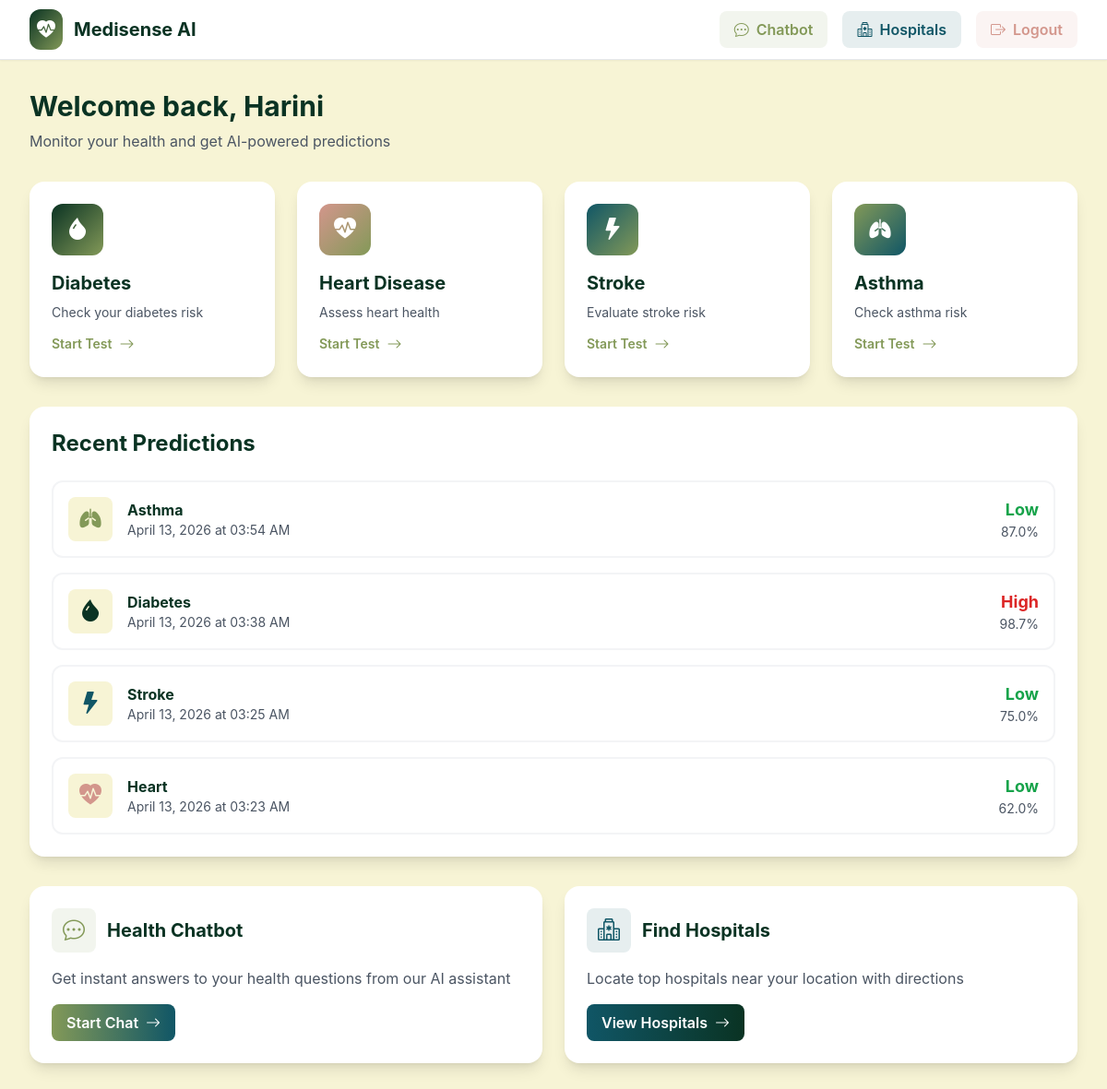
Screenshot of /dashboard (signed in) with the database file from the repository.
### multi_disease/database.py (models this page shows, shortened)
class User(db.Model):
    __tablename__ = 'users'
    id = db.Column(db.Integer, primary_key=True)
    email = db.Column(db.String(120), unique=True, nullable=False)
    password_hash = db.Column(db.String(255), nullable=False)
    parent_email = db.Column(db.String(120), nullable=False)
    latitude = db.Column(db.Float, nullable=False)
    longitude = db.Column(db.Float, nullable=False)
    created_at = db.Column(db.DateTime, default=datetime.utcnow)
    predictions = db.relationship('Prediction', backref='user', lazy=True)

class Prediction(db.Model):
    __tablename__ = 'predictions'
    id = db.Column(db.Integer, primary_key=True)
    user_id = db.Column(db.Integer, db.ForeignKey('users.id'), nullable=False)
    disease_type = db.Column(db.String(50), nullable=False)
    prediction_result = db.Column(db.String(20), nullable=False)
    risk_score = db.Column(db.Float, nullable=False)
    risk_category = db.Column(db.String(20), nullable=False)
    input_features = db.Column(db.Text, nullable=False)
    gemini_recommendation = db.Column(db.Text, nullable=True)
    hospitals = db.Column(db.Text, nullable=True)
    created_at = db.Column(db.DateTime, default=datetime.utcnow)

### multi_disease/app.py (the view)
@app.route('/dashboard')
def dashboard():
    if 'user_id' not in session:
        return redirect(url_for('login'))
    user = db.session.get(User, session['user_id'])
    predictions = Prediction.query.filter_by(user_id=user.id).order_by(Prediction.created_at.desc()).all()
    return render_template('dashboard.html', user=user, predictions=predictions)

### multi_disease/templates/dashboard.html (shortened to what this page needs)
<!DOCTYPE html>
<html lang="en">
<head>
    <script src="https://cdn.tailwindcss.com"></script>
    <link rel="stylesheet" href="https://cdn.jsdelivr.net/npm/bootstrap-icons@1.11.3/font/bootstrap-icons.min.css">
</head>
<body style="background-color: #F7F4D5;">
    <nav class="bg-white shadow-sm border-b border-gray-200">
        <div class="max-w-7xl mx-auto px-4 sm:px-6 lg:px-8">
            <div class="flex justify-between items-center h-16">
                <div class="flex items-center gap-3">
                    <div class="bg-gradient-to-br from-medisense-dark to-medisense-moss p-2 rounded-xl">
                        <i class="bi bi-heart-pulse-fill text-white text-xl"></i>
                    </div>
                    <div>
                        <span class="text-xl font-bold" style="color: #0A3323;">Medisense AI</span>
                    </div>
                </div>
                <div class="flex items-center gap-4">
                    <a href="/chatbot" class="flex items-center gap-2 px-4 py-2 rounded-lg font-semibold transition-all duration-300" style="color: #839958; background-color: rgba(131, 153, 88, 0.1);">
                        <i class="bi bi-chat-dots"></i>
                        <span class="hidden sm:inline">Chatbot</span>
                    </a>
                    <a href="/hospital" class="flex items-center gap-2 px-4 py-2 rounded-lg font-semibold transition-all duration-300" style="color: #105666; background-color: rgba(16, 86, 102, 0.1);">
                        <i class="bi bi-hospital"></i>
                        <span class="hidden sm:inline">Hospitals</span>
                    </a>
                    <a href="/logout" class="flex items-center gap-2 px-4 py-2 rounded-lg font-semibold transition-all duration-300" style="color: #D3968C; background-color: rgba(211, 150, 140, 0.1);">
                        <i class="bi bi-box-arrow-right"></i>
                        <span class="hidden sm:inline">Logout</span>
                    </a>
                </div>
            </div>
        </div>
    </nav>
    <div class="max-w-7xl mx-auto px-4 sm:px-6 lg:px-8 py-8">
        <div class="mb-8">
            <h1 class="text-3xl font-bold mb-2" style="color: #0A3323;">Welcome back, {{ user.email.split('@')[0].capitalize() }}</h1>
            <p class="text-gray-600">Monitor your health and get AI-powered predictions</p>
        </div>
        <div class="grid md:grid-cols-2 lg:grid-cols-4 gap-6 mb-8">
            <a href="/diabetes" class="bg-white rounded-2xl p-6 shadow-lg card-hover cursor-pointer">
                <div class="w-14 h-14 rounded-xl flex items-center justify-center mb-4" style="background: linear-gradient(135deg, #0A3323, #839958);">
                    <i class="bi bi-droplet-fill text-white text-2xl"></i>
                </div>
                <h3 class="text-xl font-bold mb-2" style="color: #0A3323;">Diabetes</h3>
                <p class="text-gray-600 text-sm mb-3">Check your diabetes risk</p>
                <div class="flex items-center gap-2" style="color: #839958;">
                    <span class="text-sm font-semibold">Start Test</span>
                    <i class="bi bi-arrow-right"></i>
                </div>
            </a>
            <a href="/heart" class="bg-white rounded-2xl p-6 shadow-lg card-hover cursor-pointer">
                <div class="w-14 h-14 rounded-xl flex items-center justify-center mb-4" style="background: linear-gradient(135deg, #D3968C, #839958);">
                    <i class="bi bi-heart-pulse-fill text-white text-2xl"></i>
                </div>
                <h3 class="text-xl font-bold mb-2" style="color: #0A3323;">Heart Disease</h3>
                <p class="text-gray-600 text-sm mb-3">Assess heart health</p>
                <div class="flex items-center gap-2" style="color: #839958;">
                    <span class="text-sm font-semibold">Start Test</span>
                    <i class="bi bi-arrow-right"></i>
                </div>
            </a>
            <a href="/stroke" class="bg-white rounded-2xl p-6 shadow-lg card-hover cursor-pointer">
                <div class="w-14 h-14 rounded-xl flex items-center justify-center mb-4" style="background: linear-gradient(135deg, #105666, #839958);">
                    <i class="bi bi-lightning-fill text-white text-2xl"></i>
                </div>
                <h3 class="text-xl font-bold mb-2" style="color: #0A3323;">Stroke</h3>
                <p class="text-gray-600 text-sm mb-3">Evaluate stroke risk</p>
                <div class="flex items-center gap-2" style="color: #839958;">
                    <span class="text-sm font-semibold">Start Test</span>
                    <i class="bi bi-arrow-right"></i>
                </div>
            </a>
            <a href="/asthma" class="bg-white rounded-2xl p-6 shadow-lg card-hover cursor-pointer">
                <div class="w-14 h-14 rounded-xl flex items-center justify-center mb-4" style="background: linear-gradient(135deg, #839958, #105666);">
                    <i class="bi bi-lungs-fill text-white text-2xl"></i>
                </div>
                <h3 class="text-xl font-bold mb-2" style="color: #0A3323;">Asthma</h3>
                <p class="text-gray-600 text-sm mb-3">Check asthma risk</p>
                <div class="flex items-center gap-2" style="color: #839958;">
                    <span class="text-sm font-semibold">Start Test</span>
                    <i class="bi bi-arrow-right"></i>
                </div>
            </a>
        </div>
        <div class="bg-white rounded-2xl shadow-lg p-6 mb-8">
            <div class="flex items-center justify-between mb-6">
                <h2 class="text-2xl font-bold" style="color: #0A3323;">Recent Predictions</h2>
            </div>
            {% if predictions %}
            <div class="space-y-4">
                {% for prediction in predictions[:5] %}
                <a href="/results/{{ prediction.id }}" class="block p-4 rounded-xl border-2 border-gray-100 hover:border-medisense-moss transition-all duration-300">
                    <div class="flex items-center justify-between">
                        <div class="flex items-center gap-4">
                            <div class="w-12 h-12 rounded-lg flex items-center justify-center" style="background-color: #F7F4D5;">
                                {% if prediction.disease_type == 'diabetes' %}
                                <i class="bi bi-droplet-fill text-2xl" style="color: #0A3323;"></i>
                                {% elif prediction.disease_type == 'heart' %}
                                <i class="bi bi-heart-pulse-fill text-2xl" style="color: #D3968C;"></i>
                                {% elif prediction.disease_type == 'stroke' %}
                                <i class="bi bi-lightning-fill text-2xl" style="color: #105666;"></i>
                                {% else %}
                                <i class="bi bi-lungs-fill text-2xl" style="color: #839958;"></i>
                                {% endif %}
                            </div>
                            <div>
                                <h3 class="font-bold" style="color: #0A3323;">{{ prediction.disease_type.capitalize() }}</h3>
                                <p class="text-sm text-gray-600">{{ prediction.created_at.strftime('%B %d, %Y at %I:%M %p') }}</p>
                            </div>
                        </div>
                        <div class="text-right">
                            <div class="text-lg font-bold {% if prediction.risk_category == 'High' %}text-red-600{% elif prediction.risk_category == 'Medium' %}text-yellow-600{% else %}text-green-600{% endif %}">
                                {{ prediction.risk_category }}
                            </div>
                            <div class="text-sm text-gray-600">{{ prediction.risk_score|round(1) }}%</div>
                        </div>
                    </div>
                </a>
                {% endfor %}
            </div>
            {% else %}
            <div class="text-center py-12">
                <i class="bi bi-clipboard-data text-6xl mb-4" style="color: #839958; opacity: 0.3;"></i>
                <p class="text-gray-600 mb-4">No predictions yet</p>
                <p class="text-sm text-gray-500">Start by taking a health assessment above</p>
            </div>
            {% endif %}
        </div>
        <div class="grid md:grid-cols-2 gap-6">
            <div class="bg-white rounded-2xl shadow-lg p-6">
                <div class="flex items-center gap-3 mb-4">
                    <div class="w-12 h-12 rounded-lg flex items-center justify-center" style="background-color: rgba(131, 153, 88, 0.1);">
                        <i class="bi bi-chat-dots text-2xl" style="color: #839958;"></i>
                    </div>
                    <h3 class="text-xl font-bold" style="color: #0A3323;">Health Chatbot</h3>
                </div>
                <p class="text-gray-600 mb-4">Get instant answers to your health questions from our AI assistant</p>
                <a href="/chatbot" class="inline-flex items-center gap-2 px-4 py-2 rounded-lg font-semibold text-white transition-all duration-300" style="background: linear-gradient(to right, #839958, #105666);">
                    <span>Start Chat</span>
                    <i class="bi bi-arrow-right"></i>
                </a>
            </div>
            <div class="bg-white rounded-2xl shadow-lg p-6">
                <div class="flex items-center gap-3 mb-4">
                    <div class="w-12 h-12 rounded-lg flex items-center justify-center" style="background-color: rgba(16, 86, 102, 0.1);">
                        <i class="bi bi-hospital text-2xl" style="color: #105666;"></i>
                    </div>
                    <h3 class="text-xl font-bold" style="color: #0A3323;">Find Hospitals</h3>
                </div>
                <p class="text-gray-600 mb-4">Locate top hospitals near your location with directions</p>
                <a href="/hospital" class="inline-flex items-center gap-2 px-4 py-2 rounded-lg font-semibold text-white transition-all duration-300" style="background: linear-gradient(to right, #105666, #0A3323);">
                    <span>View Hospitals</span>
                    <i class="bi bi-arrow-right"></i>
                </a>
            </div>
        </div>
    </div>
</body>
</html>

### multi_disease/templates/dashboard.html (style rules this page uses)
body { font-family: 'Inter', system-ui, -apple-system, BlinkMacSystemFont, 'Segoe UI', sans-serif; }

### rows the page displays
User: email.split "Harini"
Prediction: disease_type "Asthma", created_at "April 13, 2026 at 03:54 AM", risk_category "Low", risk_score "87.0"
Prediction: disease_type "Diabetes", created_at "April 13, 2026 at 03:38 AM", risk_category "High", risk_score "98.7"
Prediction: disease_type "Stroke", created_at "April 13, 2026 at 03:25 AM", risk_category "Low", risk_score "75.0"
Prediction: disease_type "Heart", created_at "April 13, 2026 at 03:23 AM", risk_category "Low", risk_score "62.0"
